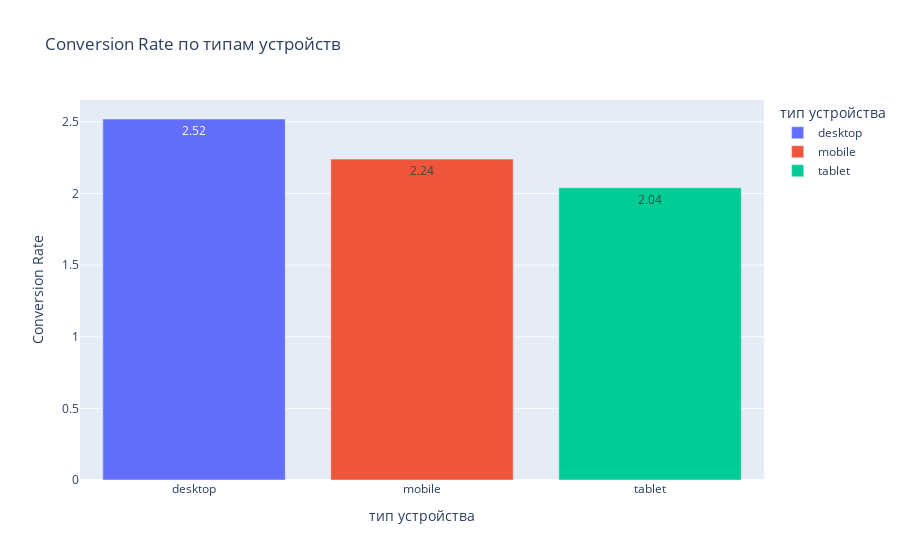

Write notebook code for a chart like this one.
### Code cell
# Топ устройств по Conversion Rate
fig = px.bar(top_CR_device, 
                        x="device_category",
                        y='CR', 
                        title="Conversion Rate по типам устройств", 
                        color='device_category', 
                        text_auto=True,
                        hover_data=['device_category', 'CR'],
                        labels={'device_category': 'тип устройства', 'CR': 'Conversion Rate'})

fig.show()

### Figure 1 — Plotly figure (JSON) as saved in the notebook; plotly's stock layout.template omitted (floating-point values rounded to 4 significant figures)
{"data": [{"alignmentgroup": "True", "hovertemplate": "тип устройства=%{x}<br>Conversion Rate=%{y}<extra></extra>", "legendgroup": "desktop", "marker": {"color": "#636efa", "pattern": {"shape": ""}}, "name": "desktop", "offsetgroup": "desktop", "orientation": "v", "showlegend": true, "textposition": "auto", "texttemplate": "%{y}", "type": "bar", "x": ["desktop"], "xaxis": "x", "y": [2.52], "yaxis": "y"}, {"alignmentgroup": "True", "hovertemplate": "тип устройства=%{x}<br>Conversion Rate=%{y}<extra></extra>", "legendgroup": "mobile", "marker": {"color": "#EF553B", "pattern": {"shape": ""}}, "name": "mobile", "offsetgroup": "mobile", "orientation": "v", "showlegend": true, "textposition": "auto", "texttemplate": "%{y}", "type": "bar", "x": ["mobile"], "xaxis": "x", "y": [2.24], "yaxis": "y"}, {"alignmentgroup": "True", "hovertemplate": "тип устройства=%{x}<br>Conversion Rate=%{y}<extra></extra>", "legendgroup": "tablet", "marker": {"color": "#00cc96", "pattern": {"shape": ""}}, "name": "tablet", "offsetgroup": "tablet", "orientation": "v", "showlegend": true, "textposition": "auto", "texttemplate": "%{y}", "type": "bar", "x": ["tablet"], "xaxis": "x", "y": [2.04], "yaxis": "y"}], "layout": {"barmode": "relative", "legend": {"title": {"text": "тип устройства"}, "tracegroupgap": 0}, "title": {"text": "Conversion Rate по типам устройств"}, "xaxis": {"anchor": "y", "categoryarray": ["desktop", "mobile", "tablet"], "categoryorder": "array", "domain": [0, 1], "title": {"text": "тип устройства"}}, "yaxis": {"anchor": "x", "domain": [0, 1], "title": {"text": "Conversion Rate"}}}}
